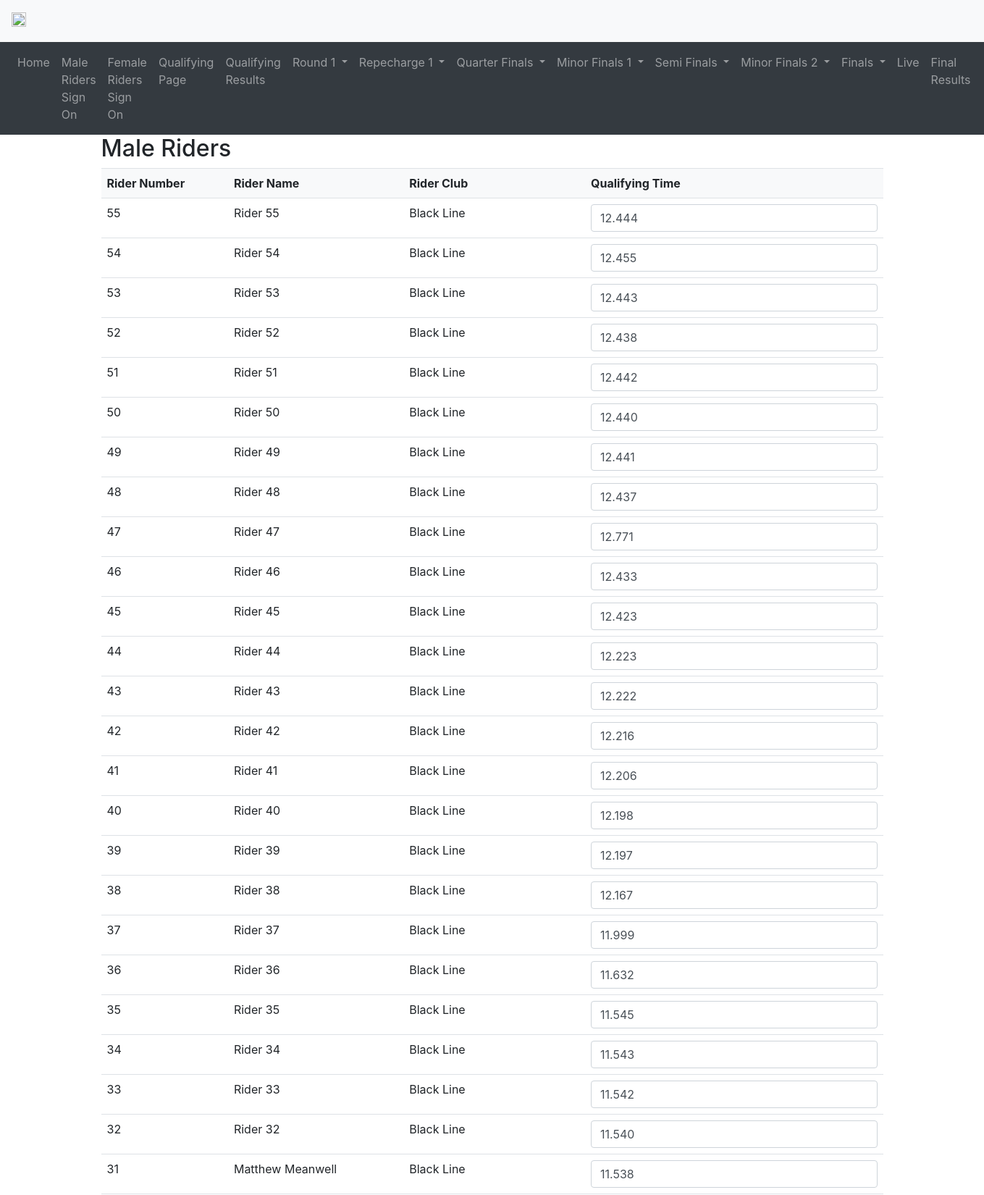
The app's page /qualifying (upper part) with its own data.
### main.py (models this page shows, shortened)
class RidersMale(Base):
    __tablename__ = 'riders_male'
    rider_number = db.Column(db.Integer, primary_key=True)
    rider_name = db.Column(db.String(50))
    rider_club = db.Column(db.String(50))
    signed_on = db.Column(db.String(50), default='No')
    qualifying_time = db.Column(db.Numeric(precision=3, asdecimal=False), nullable=True)
    seeding = db.Column(db.Integer)
    sprint_category = db.Column(db.String(50))
    round_1_pairing = db.Column(db.Integer, nullable=True)
    round_1_seeding = db.Column(db.Integer, nullable=True)
    quarter_final_seeding = db.Column(db.Integer, nullable=True)
    semi_final_seeding = db.Column(db.Integer, nullable=True)
    final_seeding = db.Column(db.Integer, nullable=True)
    final_result = db.Column(db.Integer, nullable=True)

### main.py (the view)
@app.route('/qualifying')
def qualifying():
    with db_session() as db:  # Replace `session` with your chosen name
        riders_male_signedon = db.query(RidersMale).filter(RidersMale.signed_on == "Yes").order_by(desc(RidersMale.rider_number)).all()
        riders_female_signedon = db.query(RidersFemale).filter(RidersFemale.signed_on == "Yes").order_by(desc(RidersFemale.rider_number)).all()
    return render_template('qualifying.html', male_riders_signedon=riders_male_signedon, female_riders_signedon=riders_female_signedon)

### templates/qualifying.html (shortened to what this page needs)
{% extends "base.html" %}
{% block content %}
<!DOCTYPE html>
<html lang="en">
<head>
  <link rel="stylesheet" href="https://stackpath.bootstrapcdn.com/bootstrap/4.5.2/css/bootstrap.min.css">
</head>
<body>
  <div class="container">
    <h2>Male Riders</h2>
    <div class="table-container">
      <form id="maleForm" action="/update_qualifying_times_males" method="post">
        <div class="table-responsive">
          <table class="table">
            <thead>
              <tr>
                <th>Rider Number</th>
                <th>Rider Name</th>
                <th>Rider Club</th>
                <th>Qualifying Time</th>
              </tr>
            </thead>
            <tbody>
              {% for rider in male_riders_signedon %}
              <tr>
                <td>{{ rider['rider_number'] }}</td>
                <td>{{ rider['rider_name'] }}</td>
                <td>{{ rider['rider_club'] }}</td>
                <td>
                  {% if rider['qualifying_time'] %}
                    <input
                      type="number"
                      name="qualifying_time_males[{{ rider['rider_number'] }}]"
                      step="0.001"
                      class="form-control"
                      value="{{ "%0.3f"|format(rider['qualifying_time']) }}"
                    />
                  {% endif %}
                </td>
              </tr>
              {% endfor %}
            </tbody>
          </table>
        </div>
      </form>
    </div>
  </div>
</body>
</html>
{% endblock %}

### templates/base.html (style rules this page uses)
tr { page-break-inside: avoid; }

### templates/qualifying.html (style rules this page uses)
table.table { border-collapse: collapse; width: 100%; }
table.table thead { background-color: #f8f9fa; }
table.table th, table.table td { padding: 8px; text-align: left; border-bottom: 1px solid #dee2e6; }
table.table th { font-weight: bold; }
table.table td { vertical-align: top; }
.table-container { position: relative; }

### records on screen
RidersMale: rider_number "55", rider_name "Rider 55", rider_club "Black Line", qualifying_time "12.444"
RidersMale: rider_number "54", rider_name "Rider 54", rider_club "Black Line", qualifying_time "12.455"
RidersMale: rider_number "53", rider_name "Rider 53", rider_club "Black Line", qualifying_time "12.443"
RidersMale: rider_number "52", rider_name "Rider 52", rider_club "Black Line", qualifying_time "12.438"
RidersMale: rider_number "51", rider_name "Rider 51", rider_club "Black Line", qualifying_time "12.442"
RidersMale: rider_number "50", rider_name "Rider 50", rider_club "Black Line", qualifying_time "12.440"
RidersMale: rider_number "49", rider_name "Rider 49", rider_club "Black Line", qualifying_time "12.441"
RidersMale: rider_number "48", rider_name "Rider 48", rider_club "Black Line", qualifying_time "12.437"
RidersMale: rider_number "47", rider_name "Rider 47", rider_club "Black Line", qualifying_time "12.771"
RidersMale: rider_number "46", rider_name "Rider 46", rider_club "Black Line", qualifying_time "12.433"
RidersMale: rider_number "45", rider_name "Rider 45", rider_club "Black Line", qualifying_time "12.423"
RidersMale: rider_number "44", rider_name "Rider 44", rider_club "Black Line", qualifying_time "12.223"
RidersMale: rider_number "43", rider_name "Rider 43", rider_club "Black Line", qualifying_time "12.222"
RidersMale: rider_number "42", rider_name "Rider 42", rider_club "Black Line", qualifying_time "12.216"
RidersMale: rider_number "41", rider_name "Rider 41", rider_club "Black Line", qualifying_time "12.206"
RidersMale: rider_number "40", rider_name "Rider 40", rider_club "Black Line", qualifying_time "12.198"
RidersMale: rider_number "39", rider_name "Rider 39", rider_club "Black Line", qualifying_time "12.197"
RidersMale: rider_number "38", rider_name "Rider 38", rider_club "Black Line", qualifying_time "12.167"
RidersMale: rider_number "37", rider_name "Rider 37", rider_club "Black Line", qualifying_time "11.999"
RidersMale: rider_number "36", rider_name "Rider 36", rider_club "Black Line", qualifying_time "11.632"
RidersMale: rider_number "35", rider_name "Rider 35", rider_club "Black Line", qualifying_time "11.545"
RidersMale: rider_number "34", rider_name "Rider 34", rider_club "Black Line", qualifying_time "11.543"
RidersMale: rider_number "33", rider_name "Rider 33", rider_club "Black Line", qualifying_time "11.542"
RidersMale: rider_number "32", rider_name "Rider 32", rider_club "Black Line", qualifying_time "11.540"
RidersMale: rider_number "31", rider_name "Matthew Meanwell", rider_club "Black Line", qualifying_time "11.538"
